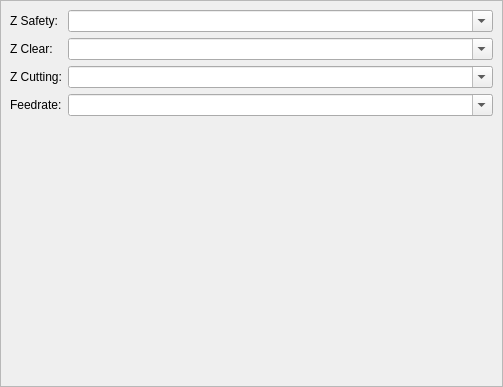
<?xml version="1.0" encoding="UTF-8"?>
<ui version="4.0">
 <class>GlobalOptions</class>
 <widget class="QScrollArea" name="GlobalOptions">
  <property name="geometry">
   <rect>
    <x>0</x>
    <y>0</y>
    <width>503</width>
    <height>387</height>
   </rect>
  </property>
  <property name="windowTitle">
   <string notr="true">ScrollArea</string>
  </property>
  <property name="widgetResizable">
   <bool>true</bool>
  </property>
  <widget class="QWidget" name="scrollAreaWidgetContents">
   <property name="geometry">
    <rect>
     <x>0</x>
     <y>0</y>
     <width>501</width>
     <height>385</height>
    </rect>
   </property>
   <layout class="QFormLayout" name="formLayout">
    <item row="1" column="0">
     <widget class="QLabel" name="label">
      <property name="text">
       <string>Z Clear:</string>
      </property>
     </widget>
    </item>
    <item row="1" column="1">
     <widget class="QComboBox" name="ZClear">
      <property name="editable">
       <bool>true</bool>
      </property>
      <property name="currentIndex">
       <number>-1</number>
      </property>
     </widget>
    </item>
    <item row="2" column="0">
     <widget class="QLabel" name="label_2">
      <property name="text">
       <string>Z Cutting:</string>
      </property>
     </widget>
    </item>
    <item row="2" column="1">
     <widget class="QComboBox" name="ZCutting">
      <property name="editable">
       <bool>true</bool>
      </property>
      <property name="currentIndex">
       <number>-1</number>
      </property>
     </widget>
    </item>
    <item row="0" column="0">
     <widget class="QLabel" name="label_3">
      <property name="text">
       <string>Z Safety:</string>
      </property>
     </widget>
    </item>
    <item row="0" column="1">
     <widget class="QComboBox" name="ZSafety">
      <property name="editable">
       <bool>true</bool>
      </property>
     </widget>
    </item>
    <item row="3" column="0">
     <widget class="QLabel" name="label_4">
      <property name="text">
       <string>Feedrate:</string>
      </property>
     </widget>
    </item>
    <item row="3" column="1">
     <widget class="QComboBox" name="Feedrate">
      <property name="editable">
       <bool>true</bool>
      </property>
      <property name="currentText">
       <string notr="true"/>
      </property>
     </widget>
    </item>
   </layout>
  </widget>
 </widget>
 <tabstops>
  <tabstop>ZSafety</tabstop>
  <tabstop>ZClear</tabstop>
  <tabstop>ZCutting</tabstop>
 </tabstops>
 <resources/>
 <connections/>
</ui>
